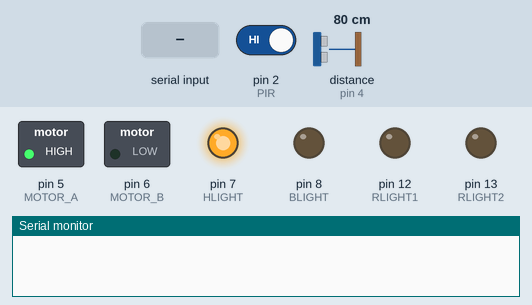
A sketch run on a simulated Arduino Uno, built with avr-gcc and run on an emulated ATmega328P. On the bench: switched loads named in the sketch (green lamp = pin HIGH), output pins drawn as LEDs (lit = HIGH), the last lines printed to the serial monitor. Wiring (inferred from the names in the program): ultrasonic range finder: trigger pin 3; echo pin 4. Inputs (shaded band) come from the test bench; at power-on: distance to the obstacle (sensor on pin 4) 80 cm, pin 2 (PIR) HIGH. The echo pulse lasts 58.3 µs per cm; pins used as bus, display or sensor lines are not drawn.

Above: at 1.2 s.
1.3 s: distance to the obstacle (sensor on pin 4) set to 13 cm
2.8 s: distance to the obstacle (sensor on pin 4) set to 10 cm
At 3.5 s:
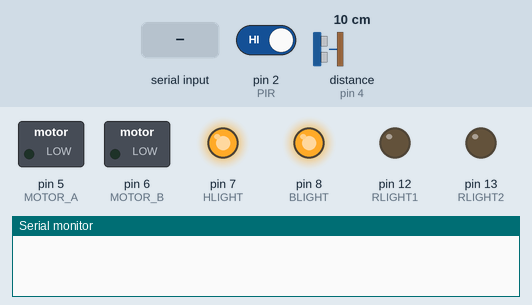
4.3 s: distance to the obstacle (sensor on pin 4) set to 2 cm
At 5.3 s:
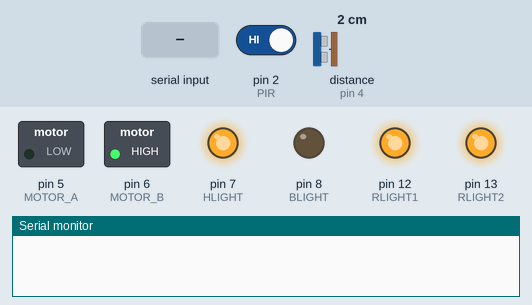
5.8 s: "D90\n" received over Serial
7.3 s: "S90\n" received over Serial
At 8.0 s:
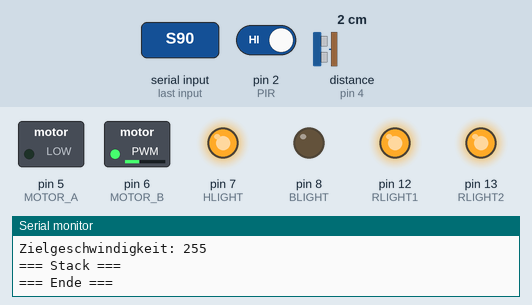
8.8 s: distance to the obstacle (sensor on pin 4) set to 8 cm
10.3 s: distance to the obstacle (sensor on pin 4) set to 11 cm
At 11.0 s:
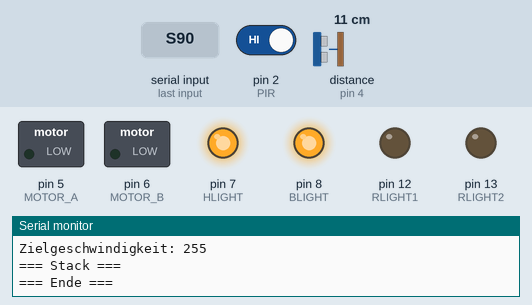
Timing chart, 0 to 12.8 s (numbered marks = the images above; inputs shaded):
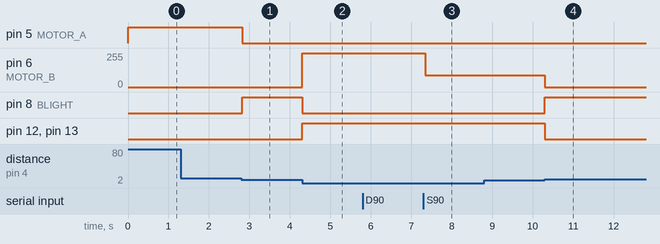

The sketch:

Fahrzeug.ino
```cpp
/* Motoren */
#define MOTOR_A 5
#define MOTOR_B 6
#define FORWARD(x) (x)
#define REVERSE(x) (-(x))
#define BRAKE 0

/* Sensoren */
#define PIR  2
#define ECHO 4
#define TRIG 3

/* LEDs */
#define HLIGHT  7
#define BLIGHT  8  /* Bremsindikator */
#define RLIGHT1 12 /* 1. Rueckfahrtsindikator */
#define RLIGHT2 13 /* 2. Rueckfahrtsindikator */

/* Steuerung */
#define C_MANUAL 0x1
#define C_REVERSE 0x2

/* Anderes */
#define NOP {} /* No-op (nichts tun) */
#define FAR 4500

/* "Stack" (als eine Liste) */
struct stackEntry {
  int value;
  struct stackEntry *next;
};
typedef struct stackEntry stackEntry;
static stackEntry *STACK_HEAD = NULL;

static int s_checkdepth(unsigned int depth) {
  stackEntry *p = STACK_HEAD;
  while (depth--) {
    if (p == NULL)
      return 0;
    p = p->next;
  }
  return 1;
}

static int s_peekint() {
  if (STACK_HEAD == NULL)
    return 0;
  return STACK_HEAD->value;
}

static int s_popint() {
  if (STACK_HEAD == NULL)
    return 0;
  stackEntry *p = STACK_HEAD;
  int n = p->value;
  STACK_HEAD = p->next;
  free(p);
  return n;
}

static int s_pushint(const int n) {
  stackEntry *p = (stackEntry*) malloc(sizeof(stackEntry));
  if (p == NULL) return -1; /* Fehler */
  p->value = n;
  p->next = STACK_HEAD;
  STACK_HEAD = p;
  return 0;
}

static void s_pop(unsigned int depth) {
  stackEntry *p = STACK_HEAD;
  stackEntry *q;
  while (depth-- && p) {
    q = p;
    p = p->next;
    free(q);
  }
  STACK_HEAD = p;
}

/* Diese Funktion stellt den Motor.
 * Wenn mode > 0, faehrt das Fahrzeug vorwaerts.
 * Wenn mode < 0, faehrt das Fahrzeug rueckwaerts.
 * Wenn mode == 0, haelt das Fahrzeug an.
 */
static void setMotor(const int mode) {
  analogWrite(MOTOR_A, mode>0?mode:0);
  analogWrite(MOTOR_B, mode<0?-mode:0);
  digitalWrite(BLIGHT, mode==0);
  digitalWrite(RLIGHT1, mode<0);
  digitalWrite(RLIGHT2, mode<0);
}

/* Diese Funktion gibt den (meistens gemessenen) Abstand zwischen dem Fahrzeug
 * und dem naehsten Objekt zurueck. Die geschwindigkeit des Fahrzeugs wird
 * hier nicht beruecksichtigt.
 */
static unsigned int getDistance() {
  /* Wenn 0 gemessen wird, wird der Wert von "last" zurueckgegeben. */
  static unsigned int last = FAR;
  // Hier wird das Signal gesendet
  digitalWrite(TRIG, HIGH);
  delayMicroseconds(50);
  digitalWrite(TRIG, LOW);
  /* Hier wartet das Fahrzeug, bis es ein Signal bekommt.
   * Wenn nach 25ms kein Signal kommt, dann hoert das Fahrzeug auf, auf das
   * Signal zu warten. In diesem Fall gibt die Funktion 0 zurueck.
   */
  unsigned int s = pulseIn(ECHO, HIGH, 25000)*17UL/100;
  if (s==0) {
    /* Wenn die Messung nur einmal null ist,
     * a) handelt es sich um eine falsche Messung, oder
     * b) ist das Fahrzeug zu weit von einem Objekt.
     * Wenn die Messung nur einmal null ist, dann ist a) wahrscheinlich der
     * Fall. Bei b) wird null von pulseIn staendig zurueckgegeben.
     */
    s = last;
    last = FAR;
  } else {
    last = s;
  }
  return s;
}

void setup() {
  pinMode(MOTOR_A, OUTPUT);
  pinMode(MOTOR_B, OUTPUT);

  pinMode(PIR,  INPUT);
  pinMode(TRIG, OUTPUT);
  pinMode(ECHO, INPUT);

  pinMode(HLIGHT, OUTPUT);
  pinMode(BLIGHT, OUTPUT);
  pinMode(RLIGHT1, OUTPUT);
  pinMode(RLIGHT2, OUTPUT);

  Serial.begin(9600);
  /* Warten, bis eine Bewegung gemeldet wird */
  while (digitalRead(PIR) == LOW) NOP;
  digitalWrite(HLIGHT, HIGH);
}

void loop() {
  static unsigned int threshold = 100;
  static unsigned int speed = 255;
  static unsigned int mode = 0;

  /* Wenn es einen Befehl gibt, soll der Befehl gelesen werden */
  while (Serial.available()) {
    char c = Serial.peek(); /* Es gibt leider keine ungetc() fuer Arduino */
    if (isdigit(c)) {
      int n = Serial.parseInt(SKIP_ALL);
      s_pushint(n);
      continue;
    } else {
      Serial.read();
      switch(c) {
        case 'D': {
          Serial.print("Modus: ");
          Serial.println(mode);
          Serial.print("Zielgeschwindigkeit: ");
          Serial.println(speed);
          Serial.println(F("=== Stack ==="));
          for (stackEntry *p = STACK_HEAD; p != NULL; p = p->next)
            Serial.println(p->value);
          Serial.println(F("=== Ende ==="));
          break;
        }
        case 'M': {
          if (s_checkdepth(1)) {
            unsigned int m = s_popint();
            mode = m;
          }
          break;
        }
        case 'S': {
          if (s_checkdepth(1)) {
            unsigned int s = s_popint();
            speed = s%256;
          }
          break;
        }
        case 'T': {
          Serial.print(F("Der Grenzwert fuer den Abstandskontrolle wurde "));
          if (s_checkdepth(1)) {
            int t = s_popint();
            if (t < 0 || t >= 4500) {
              Serial.println(F("wegen ungueltiger Eingabe nicht geaendert"));
            } else if (t == 0) {
              Serial.println(F("zurueckgesetzt"));
              threshold = 100;
            } else {
              threshold = t;
              Serial.print(F("auf "));
              Serial.print(t);
              Serial.println(F("mm gesetzt"));
            }
          } else {
            Serial.println(F("wegen fehlender Eingabe nicht geaendert"));
          }
          break;
        }
      }
    }
  }

  if (mode&C_MANUAL) {
    setMotor(mode&C_REVERSE?REVERSE(speed):FORWARD(speed));
  } else {
    unsigned int s = getDistance();
    if (s <= 9*threshold/10) {
      setMotor(REVERSE(speed));
    } else if (s <= 11*threshold/10) {
      setMotor(BRAKE);
    } else {
      setMotor(FORWARD(speed));
    }
  }
  delay(50);
}
```

Measured:
- the behaviour switches between 12 and 11 cm on distance to the obstacle (sensor on pin 4) (found by bisection; images 0 and 1)
- the behaviour switches between 9 and 10 cm on distance to the obstacle (sensor on pin 4) (found by bisection; images 3 and 4)
- after the input at 1.3 s, every drawn part: stays the same
- after the input at 2.8 s, pin 5 (MOTOR_A): HIGH → LOW at once; pin 8 (BLIGHT): LOW → HIGH at once
- after the input at 4.3 s, pin 6 (MOTOR_B): 0/255 → 255/255 at once; pin 8 (BLIGHT): HIGH → LOW at once; pin 12 (RLIGHT1), pin 13 (RLIGHT2): LOW → HIGH at once
- after the input at 7.3 s, pin 6 (MOTOR_B): 255/255 → 90/255 after 0.05 s
- after the input at 8.8 s, every drawn part: stays the same
- after the input at 10.3 s, pin 6 (MOTOR_B): 90/255 → 0/255 at once; pin 8 (BLIGHT): LOW → HIGH at once; pin 12 (RLIGHT1), pin 13 (RLIGHT2): HIGH → LOW at once
